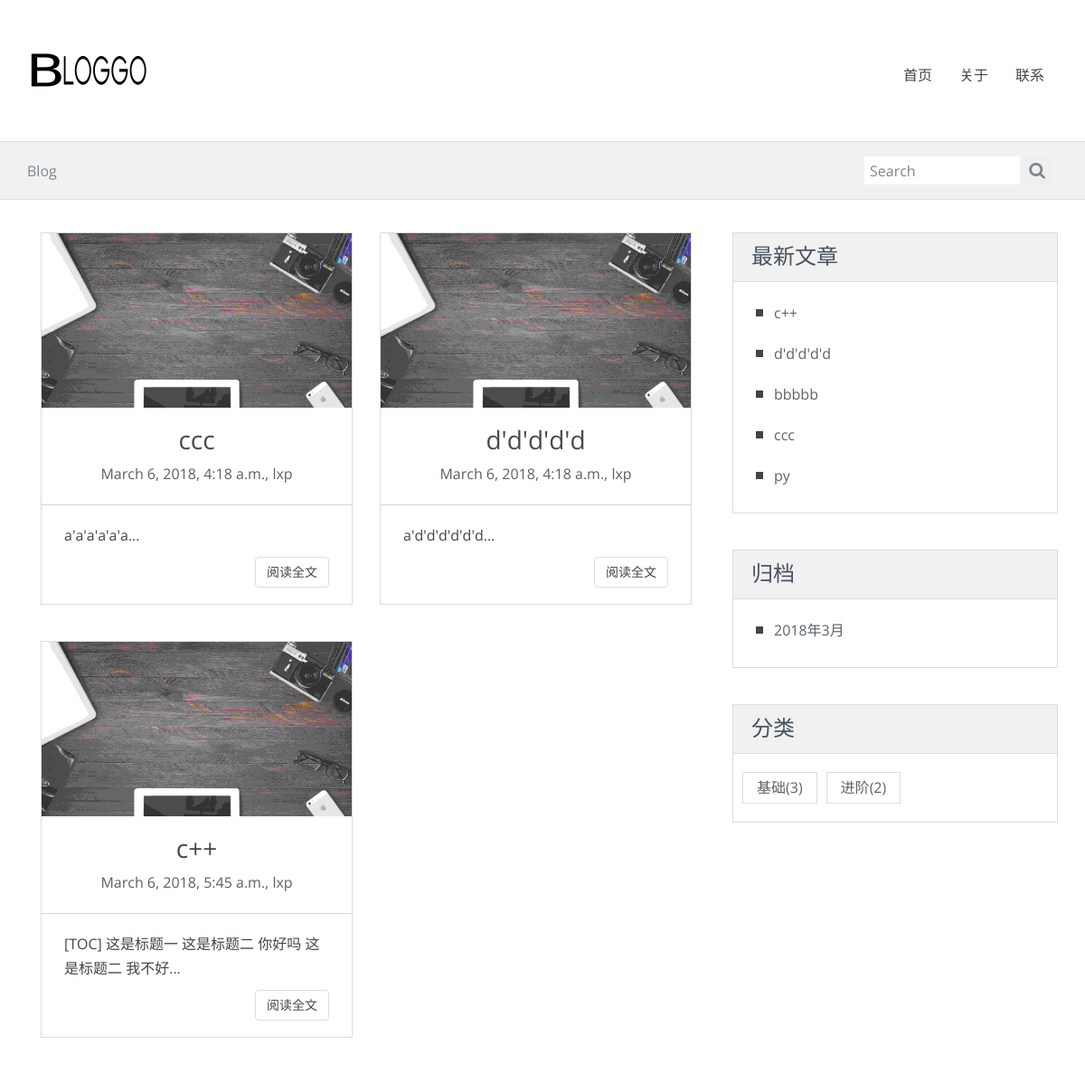
The app's page /tag/4/ with its own data.
### blog/models.py (models this page shows, shortened)
class Post(models.Model):
    title = models.CharField(max_length=70)
    body = models.TextField()
    created_time = models.DateTimeField()
    modified_time = models.DateTimeField()
    excerpt = models.CharField(max_length=200,blank=True)
    category = models.ForeignKey(Category,on_delete=models.CASCADE)
    tags = models.ManyToManyField(Tag,blank=True)
    author = models.ForeignKey(User,on_delete=models.CASCADE)
    views = models.PositiveIntegerField(default=0)
    def get_absolute_url(self):
        return reverse('blog:detail',kwargs={'pk':self.pk})

class Category(models.Model):
    name = models.CharField(max_length=100)

### blog/views.py (the view)
# urls.py: url(r'^tag/(?P<pk>[0-9]+)/$',views.TagView.as_view(),name='tag'),
class TagView(IndexView):
    def get_queryset(self):
        tag = get_object_or_404(Tag,pk=self.kwargs.get('pk'))
        return super(TagView,self).get_queryset().filter(tags=tag)

### blog/templatetags/blog_tags.py (called while the page is built)
@register.simple_tag
def get_recent_posts(num=5):
    return Post.objects.all().order_by('-created_time')[:num]

@register.simple_tag
def archives():
    return Post.objects.dates('created_time','month',order='DESC')

@register.simple_tag
def get_categories():
    return Category.objects.annotate(num_posts=Count('post')).filter(num_posts__gt=0)

### blog/views.py (called while the page is built, shortened)
    def get_context_data(self,**kwargs):
        context = super().get_context_data(**kwargs)
        paginator = context.get('paginator')
        page = context.get('page_obj')
        is_paginated = context.get('is_paginated')
        pagination_data = self.pagination_data(paginator, page, is_paginated)
        context.update(pagination_data)
        return context

    def pagination_data(self,paginator,page,is_paginated):
        if not is_paginated:
            return []

### templates/blog/index.html (shortened to what this page needs)
{% extends 'blog/base.html' %}
{% load staticfiles %}
{% block main %}
    {% for post in post_list %}
        <div class="col-md-6 col-sm-6">
        <article class=" blog-teaser">
                    <header>
                        <img src="{% static 'blog/img/1.jpg' %}" alt="">
                        <h3>
                            <a href="{{post.get_absolute_url}}">{{post.title}}</a>
                        </h3>
                        <span class="meta">{{post.created_time}}, {{ post.author }}</span>
                        <hr>
                    </header>
                    <div class="body">
                        {{ post.excerpt }}...
                    </div>
                    <div class="clearfix">
                        <a href="{{ post.get_absolute_url }}" class="btn btn-clean-one">阅读全文</a>
                    </div>
        </article>
        </div>
    {% empty %}
        <div class="no-post">暂时还没有发布的文章！</div>
    {% endfor %}
{% endblock main %}

### templates/blog/base.html (shortened to what this page needs)
{% load staticfiles %}
{% load blog_tags %}
<!DOCTYPE html>
<html lang="en">
<head>
    <link rel="stylesheet" href="{% static 'blog/css/Myown.css' %}">
    <link rel="stylesheet" href="{% static 'blog/css/bootstrap.min.css' %}">
    <link rel="stylesheet" href="{% static 'blog/css/font-awesome/css/font-awesome.min.css' %}">
    <link rel="stylesheet" href="{% static 'blog/css/style.css' %}" id="theme-styles">
</head>
<body>
    <header>
        <div class="widewrapper masthead">
            <div class="container">
                <a href="index.html" id="logo">
                    <img src="{% static 'blog/img/logo.png' %}" alt="clean Blog">
                </a>
                <nav class="pull-right clean-nav">
                    <div class="collapse navbar-collapse">
                        <ul class="nav nav-pills navbar-nav">
                            <li>
                                <a href="/">首页</a>
                            </li>
                            <li>
                                <a href="about.html">关于</a>
                            </li>
                            <li>
                                <a href="contact.html">联系</a>
                            </li>
                        </ul>
                    </div>
                </nav>
            </div>
        </div>
        <div class="widewrapper subheader">
            <div class="container">
                <div class="clean-breadcrumb">
                    <a href="/">Blog</a>
                </div>
                <div class="clean-searchbox">
                    <form action="{% url 'haystack_search' %}" method="get" accept-charset="utf-8">
                        <input class="searchfield" name='q' id="searchbox" type="text" placeholder="Search">
                        <button class="searchbutton" type="submit">
                            <i class="fa fa-search"></i>
                        </button>
                    </form>
                </div>
            </div>
        </div>
    </header>
    <div class="widewrapper main">
        <div class="container">
            <div class="row">
                <div class="col-md-8 blog-main">
                    {% block main %}
                    {% endblock main %}
                </div>
                <aside class="col-md-4 blog-aside">
                    <div class="aside-widget">
                        <header>
                            <h3>最新文章</h3>
                        </header>
                        <div class="body">
                            {% get_recent_posts as recent_post_list %}
                            <ul class="clean-list">
                                {% for post in recent_post_list %}
                                <li>
                                <a href="{{ post.get_absolute_url }}">{{ post.title}}</a>
                                </li>
                                {% empty %}
			             	    暂无文章！
			            		{% endfor %}
                            </ul>
                        </div>
                    </div>
                    <div class="aside-widget">
                        <header>
                            <h3>归档</h3>
                        </header>
                        <div class="body">
                            {% archives as date_list %}
                            <ul class="clean-list">
                                {% for date in date_list %}
                                <li>
                                 <a href="{% url 'blog:archives' date.year date.month %}">{{date.year}}年{{date.month}}月</a>
                                </li>
                                {% empty %}
		                			暂无归档！
			             		{% endfor %}
                            </ul>
                        </div>
                    </div>
                    <div class="aside-widget">
                        <header>
                            <h3>分类</h3>
                        </header>
                        <div class="body clearfix">
                            {% get_categories as category_list %}
                            <ul class="tags">
                                {% for category in category_list %}
                                 <li>
                                    <a href="{% url 'blog:category' category.pk %}">{{category.name}}<span class="post-count">({{ category.num_posts }})</span></a>
                                 </li>
                                {% empty %}
				                	暂无分类！
			            		{% endfor %}
                            </ul>
                        </div>
                    </div>
                </aside>
            </div>
        </div>
    </div>
</body>
</html>

### blog/static/blog/css/style.css (style rules this page uses)
body { font-size: 16px; line-height: 27px; font-family: 'Open Sans', sans-serif; color: #444; background-color: #fff; }
a { color: #5b6268; }
h3 { font-size: 21px; line-height: 30px; font-weight: normal; font-family: 'Open Sans', sans-serif; }
hr { border-top-color: #ced5db; }
.fa { font-size: 24px; }
.masthead { padding-top: 55px; padding-bottom: 55px; }
.masthead #logo { float: left; display: block; }
.widewrapper { background-color: #fff; }
.widewrapper.masthead { background-color: #fff; color: #f8f8f9; border-bottom: #aaa; }
.widewrapper.subheader { background-color: #f1f1f1; color: #444; font-size: 16px; min-height: 63px; border-top: 1px solid #ddd; border-bottom: 1px solid #ddd; }
.clean-nav .nav-pills { margin-top: 10px; margin-bottom: 0; font-size: 16px; }
.clean-nav .nav-pills > li { margin-left: 10px; }
.clean-nav .nav-pills > li > a { color: #444; padding: 11px 0 11px 20px; line-height: 14px; }
.clean-nav .navbar-collapse { box-shadow: none; }
.clean-breadcrumb { color: #7b8690; float: left; margin-top: 19px; }
.clean-breadcrumb a { color: #7b8690; }
.clean-searchbox { float: right; display: inline-block; min-width: 210px; margin-bottom: 16px; margin-top: 16px; }
.clean-searchbox form { margin: 0; }
.clean-searchbox .fa { color: #7b8690; font-size: 19px; }
.clean-searchbox .searchbutton, .clean-searchbox .searchfield { color: #7b8690; }
.clean-searchbox .searchbutton { display: inline-block; border: none; line-height: 20px; height: 31px; vertical-align: middle; }
.clean-searchbox .searchfield { border: none; height: 22px; line-height: 22px; -webkit-box-sizing: content-box; -moz-box-sizing: content-box; box-sizing: content-box; padding: 5px 6px 4px 6px; vertical-align: middle; display: inline-block; margin-bottom: 0; width: 160px; font-size: 16px; margin-left: -4px; outline: none; }
.clean-list { list-style: none; }
.clean-list li { line-height: 23px; margin-bottom: 14px; }
.clean-list li:before { content: ""; background-color: #444; border-style: solid; border-width: 4px 4px; display: block; width: 8px; left: -20px; top: 15px; position: relative; }
.blog-main, .blog-aside { position: relative; }
.blog-main:before, .blog-aside:before { height: 100%; content: ""; position: absolute; top: 0; width: 1px; }
.blog-main { padding-top: 36px; padding-bottom: 20px; }
.blog-main:before { right: -16px; }
.blog-aside { padding-top: 36px; }
.blog-aside:before { left: 15px; }
.aside-widget { margin-bottom: 40px; border: 1px solid #ddd; }
.aside-widget header { background-color: #f1f1f1; border-bottom: 1px solid #ddd; }
.aside-widget header h3 { font-size: 24px; padding: 10px 20px 3px 20px; margin-top: 0; color: #48535f; }
.aside-widget .body { margin: 10px 0; padding: 5px; }
.aside-widget a { color: #5b6268; }
.tags { list-style: none; margin: 0; padding-left: 0; }
.tags li { float: left; }
.tags li a { padding: 3px 15px; display: inline-block; margin: 5px; border: 1px solid rgb(221, 221, 221); }
.blog-teaser { background-color: #fff; border: 1px solid #ddd; margin-bottom: 40px; }
.blog-teaser header { text-align: center; }
.blog-teaser header img { margin-bottom: 20px; width: 100%; opacity: 0.8; }
.blog-teaser header h3 { color: #454a4e; margin-top: 0; font-size: 28px; margin-bottom: 10px; }
.blog-teaser header h3 a, .blog-teaser header h3 a:focus, .blog-teaser header h3 a:hover { color: #454a4e; }
.blog-teaser header .meta { color: #5a6065; }
.blog-teaser header hr { border-top-color: #ced5db; border-bottom: none; }
.blog-teaser .body { padding-right: 25px; padding-left: 25px; margin-bottom: 10px; color: #444; }
.blog-teaser .btn { float: right; margin-right: 25px; margin-bottom: 18px; }
.meta { margin-bottom: 30px; }
.btn-clean-one { color: #444; border: 1px solid #ddd; }

### records on screen
Post: title "ccc", created_time "March 6, 2018, 4:18 a.m.", author "lxp", excerpt "a'a'a'a'a'a"
Post: title "d'd'd'd'd", created_time "March 6, 2018, 4:18 a.m.", author "lxp", excerpt "a'd'd'd'd'd'd"
Post: title "c++", created_time "March 6, 2018, 5:45 a.m.", author "lxp", excerpt "[TOC] 这是标题一 这是标题二 你好吗 这是标题二 我不好"
Post: title "bbbbb"
Post: title "py"
Category: name "基础", num_posts "3"
Category: name "进阶", num_posts "2"

### other values on screen
{{ date.year }} "2018"
{{ date.month }} "3"
